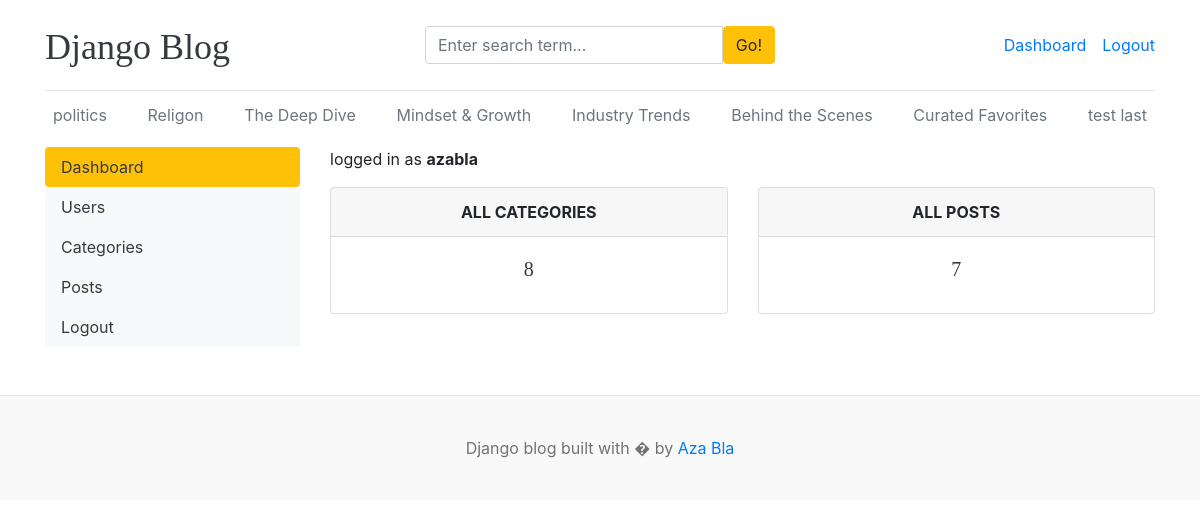
The app's page /dashboard/ (signed in) with its own data.
### blogs/models.py (models this page shows, shortened)
class Category(models.Model):
    category_name = models.CharField(max_length=50, unique=True)
    created_at = models.DateTimeField(auto_now_add=True)
    updated_at = models.DateField(auto_now=True)
    class Meta:
        verbose_name_plural = "categories"

### dashboards/views.py (the view)
# urls.py: path("dashboard/", include("dashboards.urls")),
@login_required(login_url="login")
def dashboard(request):
    total_cat = Category.objects.all().count()
    total_post = Blog.objects.all().count()
    context = {
        "total_categories": total_cat,
        "total_post": total_post,
    }
    return render(request, "dashboards/dashboard.html", context)

### blogs/context_processors.py (called while the page is built)
def get_categories(request):
    categories = Category.objects.all()
    return dict(categories=categories)

def get_social_links(request):
    social_links = SocialLink.objects.all()
    return dict(social_links=social_links)

### templates/dashboards/dashboard.html
{% extends 'base.html' %}
{% block content %}
<div class="row">
    {% include "dashboards/sidebar.html" %}
    <div class="col-md-9">
        <p>logged in as <b>{{user}}</b></p>
        <div class="row">
            <div class="col">
                <div class="card border-default mb-3">
                    <div class="card-header text-center text-uppercase font-weight-bold">All Categories</div>
                    <div class="card-body text-dark">
                        <h5 class="card-title text-center">{{total_categories}}</h5>
                    </div>
                </div>
            </div>
            <div class="col">
                <div class="card border-default mb-3">
                    <div class="card-header text-center text-uppercase font-weight-bold">All Posts</div>
                    <div class="card-body text-dark">
                        <h5 class="card-title text-center">{{total_post}}</h5>
                    </div>
                </div>
            </div>
        </div>
    </div>
</div>
{% endblock content %}

### templates/base.html (shortened to what this page needs)
{% load static %}
<!DOCTYPE html>
<html lang="en">
<head>
    <link href="https://getbootstrap.com/docs/4.0/dist/css/bootstrap.min.css" rel="stylesheet">
    <link href="{% static 'css/blog.css' %}" rel="stylesheet">
    <link rel="stylesheet" href="https://cdnjs.cloudflare.com/ajax/libs/font-awesome/4.7.0/css/font-awesome.min.css">
  </head>
<body>
    <div class="container">
      <header class="blog-header py-3">
        <div class="row flex-nowrap justify-content-between align-items-center">
          <div class="col-4 pt-1">
            <a class="blog-header-logo text-dark" href="/">Django Blog</a>
          </div>
          <div class="col-4">
            <form action="{% url "search" %}" method="GET">
              <div class="input-group">
                <input class="form-control" name="keyword" type="text" value="{{keyword}}" placeholder="Enter search term..." aria-label="Enter search term..." aria-describedby="button-search" />
                <button type="submit" class="btn btn-warning" id="button-search" type="button">Go!</button>
            </div>
            </form>
          </div>
          <div class="col-4 d-flex justify-content-end align-items-center">
            {% if not user.is_authenticated %}
            <a class="btn btn-sm btn-warning" href="{% url 'login' %}">Login</a> &nbsp;
            <a class="btn btn-sm btn-outline-secondary" href="{% url "register" %}">Register</a>
            {% else %}
            <span><a href="{% url "dashboard" %}">Dashboard</a></span>
            <span><a href="{% url 'logout' %}">Logout</a></span>
            {% endif %}
          </div>
        </div>
      </header>
      <div class="nav-scroller py-1 mb-2">
        <nav class="nav d-flex justify-content-between">
          {% for cat in categories%}
          <a class="p-2 text-muted" href= " {% url "post_by_category" cat.id %} ">{{cat.category_name}}</a>
          {% endfor %}
        </nav>
      </div>
      {% block content %}
      {% endblock  %}
    </div>
<footer class="blog-footer mt-5">
  <p>Django blog built with � by <a href="#">Aza Bla</a></p>
</footer>
</body>
</html>

### blog_main/static/css/blog.css (style rules this page uses)
.blog-header { border-bottom: 1px solid #e5e5e5; }
.blog-header-logo { font-family: "Playfair Display", Georgia, "Times New Roman", serif; font-size: 2.25rem; }
h1, h2, h3, h4, h5, h6 { font-family: "Playfair Display", Georgia, "Times New Roman", serif; }
.blog-footer { padding: 2.5rem 0; color: #727272; text-align: center; background-color: #f9f9f9; border-top: .05rem solid #e5e5e5; }
.blog-footer p:last-child { margin-bottom: 0; }

### records on screen
Category: category_name "politics"
Category: category_name "Religon"
Category: category_name "The Deep Dive"
Category: category_name "Mindset & Growth"
Category: category_name "Industry Trends"
Category: category_name "Behind the Scenes"
Category: category_name "Curated Favorites"
Category: category_name "test last"

### other values on screen
{{ user }} "azabla"
{{ total_categories }} "8"
{{ total_post }} "7"
